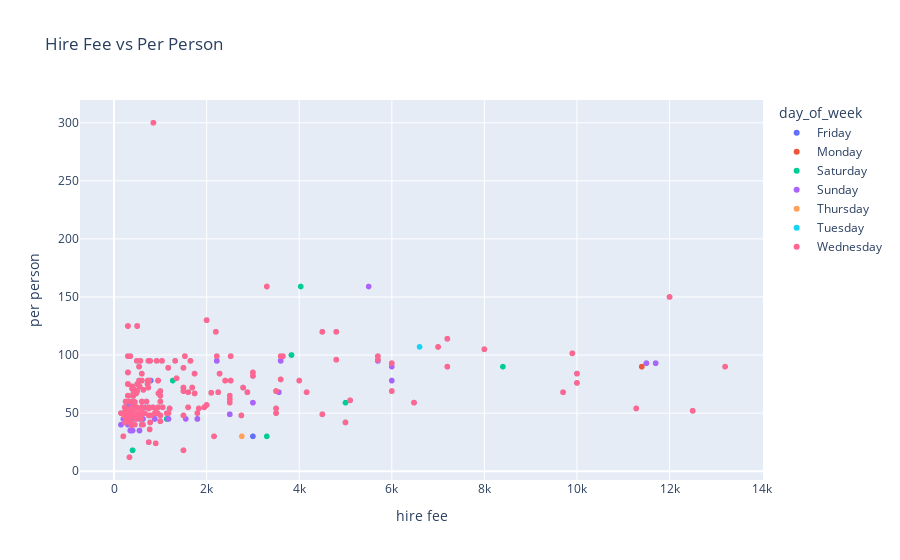

Here is the notebook cell this chart was saved with:
### Markdown cell above
Finally, we plot our data in 2 separate plots, splitting the data by day_of_week:

### Code cell
fig = px.scatter(plotting_table, x="hire fee", y="per person", 
                 color = 'day_of_week', title = 'Hire Fee vs Per Person')
fig.show()

### Figure 1 — Plotly figure (JSON) as saved in the notebook; plotly's stock layout.template omitted (floating-point values rounded to 4 significant figures; data arrays with more than 128 entries replaced by an {"elided": "..."} marker saying what was removed)
{"data": [{"hovertemplate": "day_of_week=Friday<br>hire fee=%{x}<br>per person=%{y}<extra></extra>", "legendgroup": "Friday", "marker": {"color": "#636efa", "symbol": "circle"}, "mode": "markers", "name": "Friday", "showlegend": true, "type": "scattergl", "x": {"elided": "252 float values"}, "xaxis": "x", "y": {"elided": "252 float values"}, "yaxis": "y"}, {"hovertemplate": "day_of_week=Monday<br>hire fee=%{x}<br>per person=%{y}<extra></extra>", "legendgroup": "Monday", "marker": {"color": "#EF553B", "symbol": "circle"}, "mode": "markers", "name": "Monday", "showlegend": true, "type": "scattergl", "x": {"elided": "252 float values"}, "xaxis": "x", "y": {"elided": "252 float values"}, "yaxis": "y"}, {"hovertemplate": "day_of_week=Saturday<br>hire fee=%{x}<br>per person=%{y}<extra></extra>", "legendgroup": "Saturday", "marker": {"color": "#00cc96", "symbol": "circle"}, "mode": "markers", "name": "Saturday", "showlegend": true, "type": "scattergl", "x": {"elided": "180 float values"}, "xaxis": "x", "y": {"elided": "180 float values"}, "yaxis": "y"}, {"hovertemplate": "day_of_week=Sunday<br>hire fee=%{x}<br>per person=%{y}<extra></extra>", "legendgroup": "Sunday", "marker": {"color": "#ab63fa", "symbol": "circle"}, "mode": "markers", "name": "Sunday", "showlegend": true, "type": "scattergl", "x": {"elided": "179 float values"}, "xaxis": "x", "y": {"elided": "179 float values"}, "yaxis": "y"}, {"hovertemplate": "day_of_week=Thursday<br>hire fee=%{x}<br>per person=%{y}<extra></extra>", "legendgroup": "Thursday", "marker": {"color": "#FFA15A", "symbol": "circle"}, "mode": "markers", "name": "Thursday", "showlegend": true, "type": "scattergl", "x": {"elided": "252 float values"}, "xaxis": "x", "y": {"elided": "252 float values"}, "yaxis": "y"}, {"hovertemplate": "day_of_week=Tuesday<br>hire fee=%{x}<br>per person=%{y}<extra></extra>", "legendgroup": "Tuesday", "marker": {"color": "#19d3f3", "symbol": "circle"}, "mode": "markers", "name": "Tuesday", "showlegend": true, "type": "scattergl", "x": {"elided": "242 float values"}, "xaxis": "x", "y": {"elided": "242 float values"}, "yaxis": "y"}, {"hovertemplate": "day_of_week=Wednesday<br>hire fee=%{x}<br>per person=%{y}<extra></extra>", "legendgroup": "Wednesday", "marker": {"color": "#FF6692", "symbol": "circle"}, "mode": "markers", "name": "Wednesday", "showlegend": true, "type": "scattergl", "x": {"elided": "252 float values"}, "xaxis": "x", "y": {"elided": "252 float values"}, "yaxis": "y"}], "layout": {"autosize": true, "legend": {"title": {"text": "day_of_week"}, "tracegroupgap": 0}, "title": {"text": "Hire Fee vs Per Person"}, "xaxis": {"anchor": "y", "autorange": true, "domain": [0, 1], "range": [-736.1, 14020.0], "title": {"text": "hire fee"}, "type": "linear"}, "yaxis": {"anchor": "x", "autorange": true, "domain": [0, 1], "range": [-11.77, 323.8], "title": {"text": "per person"}, "type": "linear"}}}
